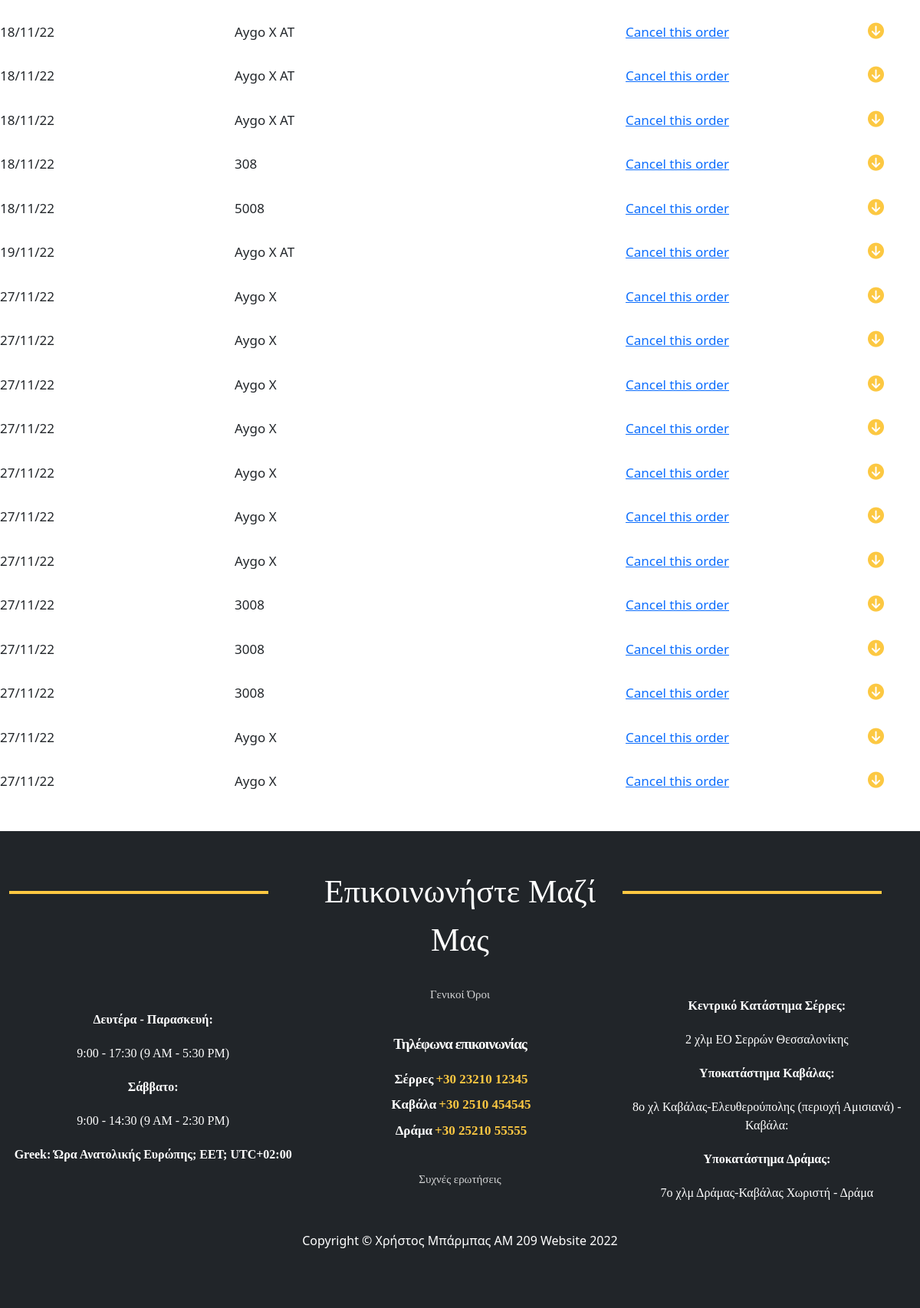
/totalRentals/ (signed in, lower part), run on an earlier commit of the app's database.
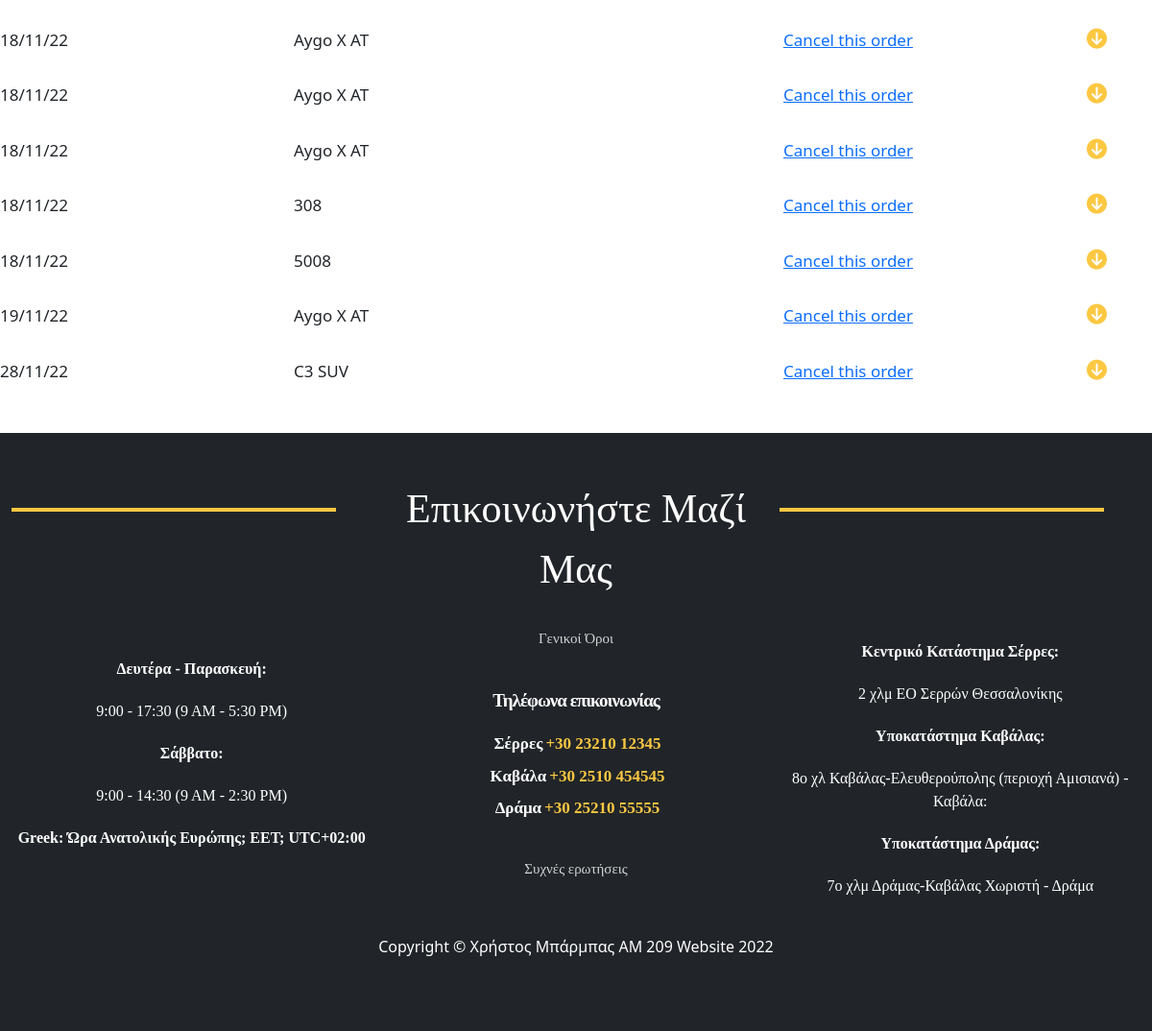
And on a later commit of the database.
### carRental/models.py (models this page shows, shortened)
class Rental(models.Model):
    costumer = models.ForeignKey(Costumer, null=True, on_delete=models.CASCADE)
    customerName = models.CharField(max_length=70, null=True)
    costumerID = models.IntegerField(null=True, blank=False)
    rentalCompany = models.ForeignKey(RentalCompany, null=True, on_delete=models.CASCADE, default='1')
    car = models.ForeignKey(Car, null=True, on_delete=models.CASCADE)
    carModel = models.CharField(max_length=70, null=True)
    carId = models.IntegerField(null=True, blank=False)
    price = models.IntegerField(null=True, blank=False)
    startDate = models.DateField(auto_now_add=False, null=True)
    finishDate = models.DateField(auto_now_add=False, null=True)
    orderDate = models.DateTimeField(auto_now_add=True, null=True)
    placeToStart = models.ForeignKey(PlaceToStart, null=True, on_delete=models.CASCADE)
    fullFuel = models.BooleanField(blank=True, null=True, default=False)
    insurance = models.BooleanField(blank=True, null=True, default=False)
    payed = models.BooleanField(null=True, default=False)

### carRental/views.py (the view)
# urls.py: path('totalRentals/', views.totalRentals, name='totalRentals'),
@login_required(login_url='home.html')
def totalRentals(request):
    current = request.user
    rentals = Rental.objects.all()
    context = {
        'current': current,
        'rentals': rentals,
    }
    return render(request, 'totalRentals.html', context)

### carRental/models.py (called while the page is built)
    def __str__(self):
        return self.placeToStart

### carRental/templates/totalRentals.html (shortened to what this page needs)
{% extends 'main.html' %}
{% load static %}
{% block content %}
    <div class="lastRent lastRentPos">
				<div class="row no-gutters">
					<div class="col-12">
                {% for x in rentals %}
						<div class="row align-items-center">
							<div class="col-md-12 col-sm-12 clickFaq ">
								<div class="questionUs rowSize">
									<div class="row no-gutters ">
										<div class="col-2">
											<div class="infoTable ">
												{{ x.orderDate|date:'d/m/y' }}
											</div>
										</div>
										<div class="col-1">
										</div>
										<div class="col-5">
											<div class="infoTable">
											    {{ x.carModel}}
											</div>
										</div>
										<div class="col-3">
											<div class="infoTable">
											{% if x.payed == False %}
											<div class="payingPc">
												<a href="">Cancel this order</a>
											</div>
											{% else  %}
											 Payed
											{% endif  %}
											</div>
										</div>
										<div class="col-1">
											<div class="infoTable">
												<i class="fas fa-arrow-circle-down .displayFaq arrowsUS"></i>
											</div>
										</div>
									</div>
								</div>
							</div>
						</div>
                        {% endfor  %}
					</div>
				</div>
			</div>
{% endblock  %}

### carRental/templates/main.html (shortened to what this page needs)
{% load static %}
<!DOCTYPE html>
<html lang="en">
<head>
        <link href="https://cdn.jsdelivr.net/npm/bootstrap-icons@1.5.0/font/bootstrap-icons.css" rel="stylesheet" />
        <link rel="stylesheet" type="text/css" href="{% static '/css/gridfooter.css' %}">
        <link rel="stylesheet" href="{% static '/css/footer.css' %}">
        <link rel="stylesheet" href="{% static '/css/styles.css'  %}">
    	<link rel="stylesheet" href="{% static '/css/carPage.css'  %}">
        <link rel="stylesheet" href="{% static '/css/carTable.css' %}">
    	<link rel="stylesheet" href="{% static '/css/rental.css'  %}">
    	<link rel="stylesheet" href="{% static '/css/formchose.css' %}">
        <link rel="stylesheet" href="{% static '/css/order.css' %}">
    	<link rel="stylesheet" href="{% static '/css/costumer.css'  %}">
    	<link rel="stylesheet" href="{% static '/css/us.css'  %}">
    	<link rel="stylesheet" href="{% static '/css/updateCustomer.css' %}">
</head>
<body>
	{% block content %}
	{% endblock%}
	{%  include 'footer.html' %}
</body>
</html>

### carRental/templates/navbar.html (shortened to what this page needs)
  {% load static  %}

### carRental/templates/mainheader.html (shortened to what this page needs)
{% load static %}

### carRental/templates/footer.html (shortened to what this page needs)
       {% load static  %}
        <footer class="py-5 bg-dark">
<div class="container-fluid linesBig">
    <div class="row justify-content-center">
      <div class="col-4">
        <div class="borderLinesBig"></div>
      </div>
      <div class="col-4">
        <div class="textPc">Επικοινωνήστε μαζί μας</div>
      </div>
      <div class="col-4">
        <div class="borderLinesBig"></div>
      </div>
    </div>
  </div>
  <div class="grid-container-footer">
    <div class="time">
      <div class="timeWrapperFooter">
        <div class="timePosFooter">
          <div class="dayDateFooter">
          Δευτέρα - Παρασκευή:
          </div>
          <div class="hoursFooter">
            9:00 - 17:30 (9 AM - 5:30 PM)
          </div>
          <div class="dayDateFooter">
             Σάββατο:
          </div>
          <div class="hoursFooter">
            9:00 - 14:30 (9 AM - 2:30 PM)
          </div>
          <div class="timeZoneFooter">
             Greek: Ώρα Ανατολικής Ευρώπης; EET; UTC+02:00
          </div>
        </div>
      </div>
    </div>
    <div class="terms">
      <div class="wrapperTermsFooter">
        <a href="#" class="termsLinkFooter">Γενικοί Όροι</a>
      </div>
    </div>
    <div class="phone">
      <div class="wrapperPhoneFooter">
        <div class="phonesFooter">
          <div class="callFooter">Τηλέφωνα επικοινωνίας</div>
        </div>
        <div class="phonesFooter">
          <div class="countryFooter">Σέρρες </div><div class="numberFooter"> +30 23210 12345</div>
        </div>
        <div class="phonesFooter">
          <div class="countryFooter">Καβάλα </div><div class="numberFooter"> +30 2510 454545</div>
        </div>
        <div class="phonesFooter">
          <div class="countryFooter">Δράμα </div><div class="numberFooter"> +30 25210 55555</div>
        </div>
      </div>
    </div>
    <div class="faq">
      <div class="faqTermsFooter">
        <a href="#" class="faqLinkFooter">Συχνές ερωτήσεις</a>
      </div>
    </div>
    <div class="office">
      <div class="timeWrapperFooter">
        <div class="placePosFooter">
          <div class="dayDateFooter">
          Κεντρικό Κατάστημα Σέρρες:
          </div>
          <div class="hoursFooter">
          2 χλμ ΕΟ Σερρών Θεσσαλονίκης
          </div>
          <div class="dayDateFooter">
            Υποκατάστημα Καβάλας:
          </div>
          <div class="hoursFooter">
            8ο χλ Καβάλας-Ελευθερούπολης (περιοχή Αμισιανά) - Καβάλα:
          </div>
          <div class="dayDateFooter">
            Υποκατάστημα Δράμας:
          </div>
          <div class="hoursFooter">
            7ο χλμ Δράμας-Καβάλας Χωριστή - Δράμα
          </div>
        </div>
      </div>
    </div>
    <div class="who">
        <div class="container"><p class="m-0 text-center text-white">Copyright &copy; Χρήστος Μπάρμπας ΑΜ 209 Website 2022</p></div>
    </div>
  </div>
        </footer>

### carRental/static/css/gridfooter.css (style rules this page uses)
.grid-container-footer { display: grid; ; grid-template-columns: 1fr; grid-template-rows: 1.5fr 0.5fr 1fr 0.5fr 1.5fr 0.5fr; gap: 1px 1px; grid-template-areas: "time" "terms" "phone" "faq" "office" "who"; }
.time { grid-area: time; }
.terms { grid-area: terms; }
.phone { grid-area: phone; }
.faq { grid-area: faq; }
.office { grid-area: office; }
.who { grid-area: who; }
@media (min-width:720px) { .grid-container-footer { display: grid; align-items: center; grid-template-columns: 1fr 1fr 1fr; grid-template-rows: 0.5fr 1fr 0.5fr 0.5fr; gap: 1px 1px; grid-template-areas: "time terms office" "time phone office" "time faq office" "who who who"; } }
@media (min-width:720px) { .time { grid-area: time; } }
@media (min-width:720px) { .office { grid-area: office; } }
@media (min-width:720px) { .terms { grid-area: terms; } }
@media (min-width:720px) { .phone { grid-area: phone; } }
@media (min-width:720px) { .faq { grid-area: faq; } }
@media (min-width:720px) { .who { grid-area: who; } }

### carRental/static/css/footer.css (style rules this page uses)
.timeWrapperFooter { min-width: 100%; }
.dayDateFooter,.hoursFooter,.timeZoneFooter { text-align: center; font-family: "Montserrat"; color:white; font-weight: 300; padding:10px; }
.dayDateFooter,.timeZoneFooter { font-weight: bold; }
.wrapperTermsFooter,.faqTermsFooter { text-align: center; font-family: "Montserrat"; opacity:0.8; font-size: 15px; }
.wrapperTermsFooter >a { text-decoration: none; color: white }
.faqTermsFooter >a { text-decoration: none; color: white }
.countryFooter,.numberFooter { display: inline-block; padding-left: 3px; }
.phonesFooter { text-align: center; padding: 4px; }
.callFooter,.countryFooter,.numberFooter { font-family: "Montserrat"; font-weight: 700; }
.callFooter { color:white; font-size: 19px; letter-spacing: -1px; padding-bottom: 10px }
.countryFooter { color:white; font-size: 17px; }
.numberFooter { color:#fcc842; font-size: 17px; }
.linesBig { display: none; }
@media (min-width:720px) { .placePosFooter { margin-top: 4vh; } }
@media (min-width:720px) { .timeWrapperFooter { align-items: center; } }
@media (min-width:720px) { .linesBig { display: block; } }
@media (min-width:720px) { .borderLinesBig { width: 90%; border: 2px solid #fcc842; margin-top: 30px; } }
@media (min-width:720px) { .textPc { font-family: "Montserrat"; font-weight: 300; color:white; font-size: 42px; text-align: center; text-transform: capitalize; } }

### carRental/static/css/carTable.css (style rules this page uses)
.lastRentPos { margin-bottom: 3vh; }
.infoTable { text-align: left; padding-top: 0.5vh; margin-bottom: 0.5vh; }
.payingPc { display: none; }
.rowSize { margin-top: 2vh; }
@media (min-width:720px) { .payingPc { display: block; } }
@media (min-width:720px) { .infoTable { font-size: 17px; } }
@media (min-width:720px) { .rowSize { margin-top: 1vh; } }
@media (min-width:720px) { .lastRentPos { margin-bottom: 6vh; } }

### carRental/static/css/formchose.css (style rules this page uses)
.fas { color: #fcc842; font-size: 21px; }

### carRental/static/css/order.css (style rules this page uses)
::placeholder { color: #c3c3d3; font-family: "Lato"; }

### carRental/static/css/us.css (style rules this page uses)
.questionUs { min-width: 100%; height: auto; margin-top:3vh; }
.arrowsUS { color: #fcc842; font-size: 21px; margin-left:10px; }

What changed in the data, as far as the page shows it:
removed Rental: orderDate "27/11/22", carModel "Aygo X", payed "Cancel this order"
removed Rental: orderDate "27/11/22", carModel "Aygo X", payed "Cancel this order"
removed Rental: orderDate "27/11/22", carModel "Aygo X", payed "Cancel this order"
removed Rental: orderDate "27/11/22", carModel "Aygo X", payed "Cancel this order"
removed Rental: orderDate "27/11/22", carModel "Aygo X", payed "Cancel this order"
removed Rental: orderDate "27/11/22", carModel "Aygo X", payed "Cancel this order"
removed Rental: orderDate "27/11/22", carModel "Aygo X", payed "Cancel this order"
removed Rental: orderDate "27/11/22", carModel "3008", payed "Cancel this order"
removed Rental: orderDate "27/11/22", carModel "3008", payed "Cancel this order"
removed Rental: orderDate "27/11/22", carModel "3008", payed "Cancel this order"
removed Rental: orderDate "27/11/22", carModel "Aygo X", payed "Cancel this order"
removed Rental: orderDate "27/11/22", carModel "Aygo X", payed "Cancel this order"
added Rental: orderDate "28/11/22", carModel "C3 SUV", payed "Cancel this order"
